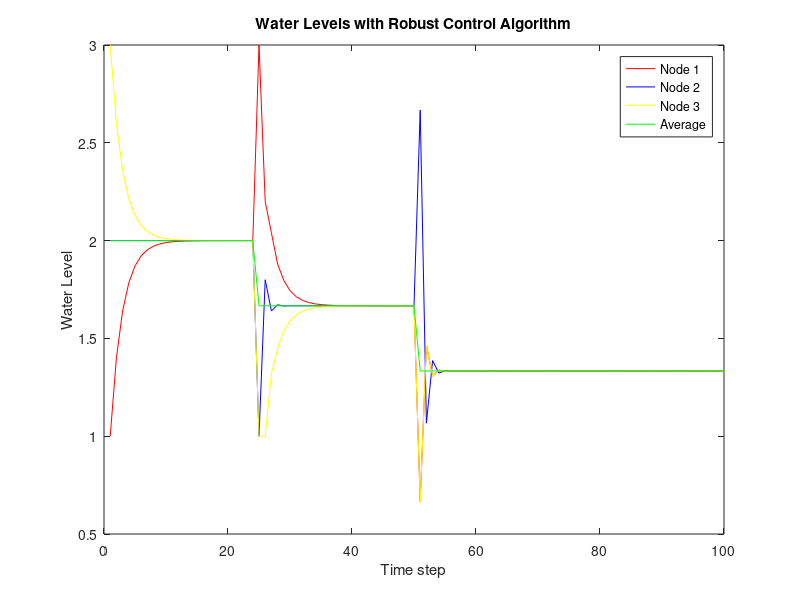
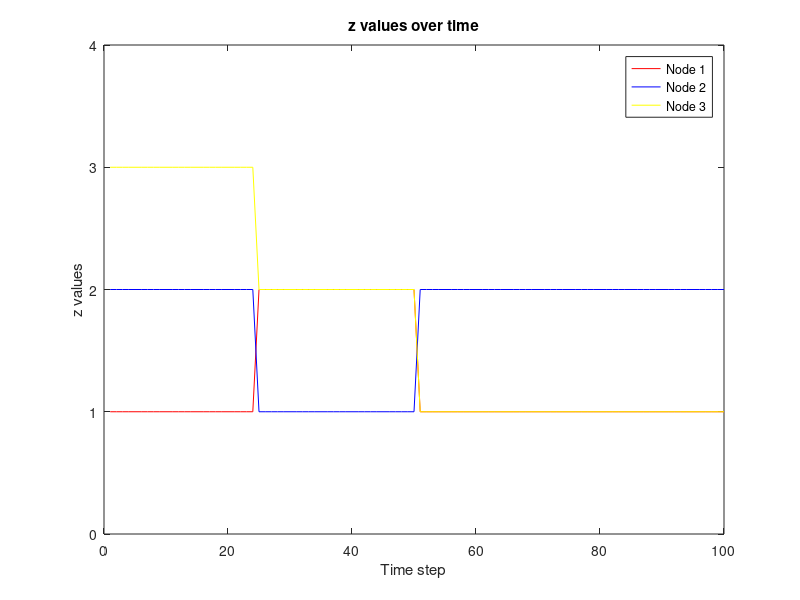

The MATLAB source for these figures, in order:
% Parametri iniziali
a21 = 1; % Coefficiente di controllo
a23 = 1;
epsilon = 0.4; % Passo del consenso
timesteps = 100; % Numero di iterazioni

% Array per memorizzare i risultatix1_values = zeros(1, timesteps);
x1_values = zeros(1, timesteps);
x2_values = zeros(1, timesteps);
x3_values = zeros(1,timesteps);
z1_values = zeros(1, timesteps);
z2_values = zeros(1, timesteps);
z3_values = zeros(1, timesteps);


% for i=1:24
%     z1_values(1,i)=1;% end
% for i=25:50%     z1_values(1,i)=2;
% end% for i=51:100
%     z1_values(1,i)=1;% end
% % for i=1:15
%     z2_values(1,i)=2% end
% for i=16:65%     z2_values(1,i)=1;
% end% for i=66:100
%     z2_values(1,i)=2;% end
% % for i=1:34
%     z3_values(1,i)=3;% end
% for i=35:53%     z3_values(1,i)=2;
% end% for i=54:80
%     z3_values(1,i)=1;% end
% for i=81:100%     z3_values(1,i)=2;
% end

for i=1:24    
    z1_values(1,i)=1;
end
for i=25:50
    z1_values(1,i)=2;
end
for i=51:100
    z1_values(1,i)=1;
end
for i=1:24
    z2_values(1,i)=2;
end
for i=25:50    
    z2_values(1,i)=1;
end
for i=51:100
    z2_values(1,i)=2;
end
for i=1:24
    z3_values(1,i)=3;
end
for i=25:50    
    z3_values(1,i)=2;
end
for i=51:100
    z3_values(1,i)=1;
end

media = (z1_values + z2_values + z3_values)/3;

x1_values(1,1) = z1_values(1,1); % Livello iniziale d'acqua nel nodo 1
x2_values(1,1) = z2_values(1,1); % Livello iniziale d'acqua nel nodo 2
x3_values(1,1) = z3_values(1,1); % Livello iniziale d'acqua nel nodo 2

% Loop temporale
for k = 1:timesteps-1

    % Algoritmo del consenso    
    x1_values(k+1) = x1_values(k) - epsilon * (x1_values(k) - x2_values(k)) + z1_values(k+1) - z1_values(k);
    x2_values(k+1) = x2_values(k) - epsilon * ((x2_values(k) - x1_values(k)) + (x2_values(k) - x3_values(k))) + z2_values(k+1) - z2_values(k);   
    x3_values(k+1) = x3_values(k) - epsilon * (x3_values(k) - x2_values(k)) + z3_values(k+1) - z3_values(k);   
end

% Visualizza i livelli d'acqua
figure;
plot(1:timesteps, x1_values, 'r', 1:timesteps, x2_values, 'b', 1:timesteps, x3_values, 'y', 1:timesteps, media, 'g');
xlabel('Time step');
ylabel('Water Level');
legend('Node 1', 'Node 2', 'Node 3', 'Average');
title('Water Levels with Robust Control Algorithm');

% Visualizza i valori di z
figure;
plot(1:timesteps, z1_values, 'r');
hold on
plot(1:timesteps, z2_values, 'b');
hold on
plot(1:timesteps, z3_values, 'y');
xlabel('Time step');
ylabel('z values');
yticks([0 1 2 3 4]); % Mostra solo 0, 1, 2, 3 sull'asse y
ylim([0 4]); % Imposta l'intervallo dell'asse y da 0 a 3
legend('Node 1', 'Node 2', 'Node 3');
title('z values over time');